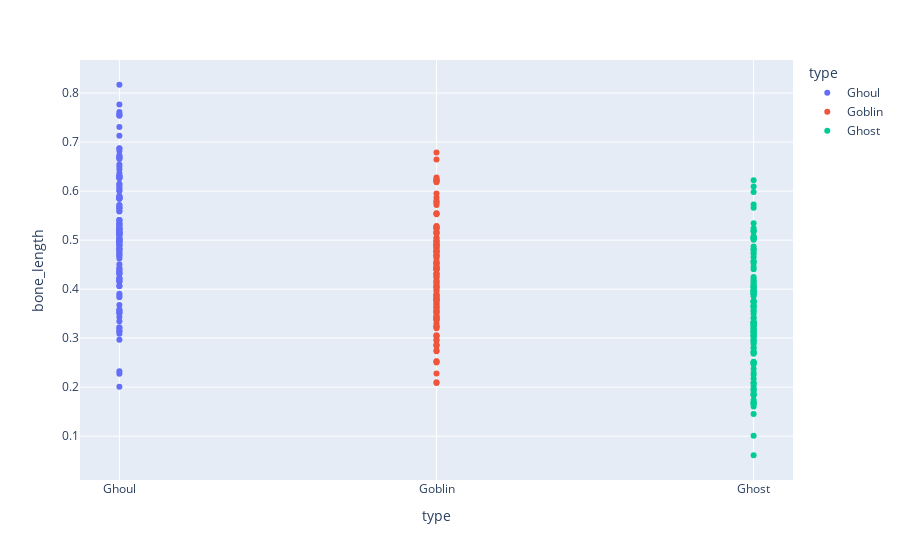

The code cell stored with this chart in its notebook:
### Markdown cell above
Gráficos de dispersion:

### Code cell
# Tomando 'bone_length'
px.scatter(Datos,x='type',y='bone_length',color='type')

### Figure 1 — Plotly figure (JSON) as saved in the notebook; plotly's stock layout.template omitted (floating-point values rounded to 4 significant figures; data arrays with more than 128 entries replaced by an {"elided": "..."} marker saying what was removed)
{"data": [{"hovertemplate": "type=%{x}<br>bone_length=%{y}<extra></extra>", "legendgroup": "Ghoul", "marker": {"color": "#636efa", "symbol": "circle"}, "mode": "markers", "name": "Ghoul", "orientation": "v", "showlegend": true, "type": "scatter", "x": {"elided": "129 str values"}, "xaxis": "x", "y": {"elided": "129 float values"}, "yaxis": "y"}, {"hovertemplate": "type=%{x}<br>bone_length=%{y}<extra></extra>", "legendgroup": "Goblin", "marker": {"color": "#EF553B", "symbol": "circle"}, "mode": "markers", "name": "Goblin", "orientation": "v", "showlegend": true, "type": "scatter", "x": ["Goblin", "Goblin", "Goblin", "Goblin", "Goblin", "Goblin", "Goblin", "Goblin", "Goblin", "Goblin", "Goblin", "Goblin", "Goblin", "Goblin", "Goblin", "Goblin", "Goblin", "Goblin", "Goblin", "Goblin", "Goblin", "Goblin", "Goblin", "Goblin", "Goblin", "Goblin", "Goblin", "Goblin", "Goblin", "Goblin", "Goblin", "Goblin", "Goblin", "Goblin", "Goblin", "Goblin", "Goblin", "Goblin", "Goblin", "Goblin", "Goblin", "Goblin", "Goblin", "Goblin", "Goblin", "Goblin", "Goblin", "Goblin", "Goblin", "Goblin", "Goblin", "Goblin", "Goblin", "Goblin", "Goblin", "Goblin", "Goblin", "Goblin", "Goblin", "Goblin", "Goblin", "Goblin", "Goblin", "Goblin", "Goblin", "Goblin", "Goblin", "Goblin", "Goblin", "Goblin", "Goblin", "Goblin", "Goblin", "Goblin", "Goblin", "Goblin", "Goblin", "Goblin", "Goblin", "Goblin", "Goblin", "Goblin", "Goblin", "Goblin", "Goblin", "Goblin", "Goblin", "Goblin", "Goblin", "Goblin", "Goblin", "Goblin", "Goblin", "Goblin", "Goblin", "Goblin", "Goblin", "Goblin", "Goblin", "Goblin", "Goblin", "Goblin", "Goblin", "Goblin", "Goblin", "Goblin", "Goblin", "Goblin", "Goblin", "Goblin", "Goblin", "Goblin", "Goblin", "Goblin", "Goblin", "Goblin", "Goblin", "Goblin", "Goblin", "Goblin", "Goblin", "Goblin", "Goblin", "Goblin", "Goblin"], "xaxis": "x", "y": [0.5756, 0.4057, 0.3993, 0.4317, 0.3516, 0.5134, 0.5032, 0.3744, 0.3885, 0.4924, 0.4117, 0.3042, 0.5545, 0.5237, 0.385, 0.2872, 0.3629, 0.2952, 0.6277, 0.6785, 0.5153, 0.6224, 0.2086, 0.491, 0.4808, 0.4983, 0.4858, 0.3441, 0.4646, 0.3788, 0.6195, 0.5803, 0.3654, 0.4315, 0.3059, 0.2525, 0.4527, 0.4409, 0.4767, 0.4891, 0.4539, 0.2735, 0.3395, 0.5054, 0.3877, 0.6178, 0.3583, 0.3248, 0.2971, 0.3516, 0.3795, 0.3842, 0.3693, 0.4245, 0.529, 0.5278, 0.3297, 0.4069, 0.3899, 0.2527, 0.4768, 0.4308, 0.4973, 0.446, 0.595, 0.4532, 0.5715, 0.4984, 0.4712, 0.4654, 0.5255, 0.5176, 0.6221, 0.3963, 0.2279, 0.4391, 0.4036, 0.469, 0.285, 0.2503, 0.3396, 0.5241, 0.275, 0.2845, 0.3366, 0.4511, 0.3045, 0.5871, 0.4272, 0.4763, 0.21, 0.5144, 0.3811, 0.4917, 0.4037, 0.424, 0.3551, 0.4166, 0.4765, 0.4688, 0.441, 0.3714, 0.5778, 0.3378, 0.444, 0.3225, 0.4173, 0.4839, 0.5547, 0.3426, 0.4136, 0.6644, 0.3778, 0.3204, 0.3238, 0.6244, 0.3463, 0.3553, 0.553, 0.3626, 0.4401, 0.4455, 0.3774, 0.4867, 0.4581], "yaxis": "y"}, {"hovertemplate": "type=%{x}<br>bone_length=%{y}<extra></extra>", "legendgroup": "Ghost", "marker": {"color": "#00cc96", "symbol": "circle"}, "mode": "markers", "name": "Ghost", "orientation": "v", "showlegend": true, "type": "scatter", "x": ["Ghost", "Ghost", "Ghost", "Ghost", "Ghost", "Ghost", "Ghost", "Ghost", "Ghost", "Ghost", "Ghost", "Ghost", "Ghost", "Ghost", "Ghost", "Ghost", "Ghost", "Ghost", "Ghost", "Ghost", "Ghost", "Ghost", "Ghost", "Ghost", "Ghost", "Ghost", "Ghost", "Ghost", "Ghost", "Ghost", "Ghost", "Ghost", "Ghost", "Ghost", "Ghost", "Ghost", "Ghost", "Ghost", "Ghost", "Ghost", "Ghost", "Ghost", "Ghost", "Ghost", "Ghost", "Ghost", "Ghost", "Ghost", "Ghost", "Ghost", "Ghost", "Ghost", "Ghost", "Ghost", "Ghost", "Ghost", "Ghost", "Ghost", "Ghost", "Ghost", "Ghost", "Ghost", "Ghost", "Ghost", "Ghost", "Ghost", "Ghost", "Ghost", "Ghost", "Ghost", "Ghost", "Ghost", "Ghost", "Ghost", "Ghost", "Ghost", "Ghost", "Ghost", "Ghost", "Ghost", "Ghost", "Ghost", "Ghost", "Ghost", "Ghost", "Ghost", "Ghost", "Ghost", "Ghost", "Ghost", "Ghost", "Ghost", "Ghost", "Ghost", "Ghost", "Ghost", "Ghost", "Ghost", "Ghost", "Ghost", "Ghost", "Ghost", "Ghost", "Ghost", "Ghost", "Ghost", "Ghost", "Ghost", "Ghost", "Ghost", "Ghost", "Ghost", "Ghost", "Ghost", "Ghost", "Ghost", "Ghost"], "xaxis": "x", "y": [0.5661, 0.3143, 0.2809, 0.2508, 0.5241, 0.229, 0.4651, 0.4564, 0.395, 0.2881, 0.4569, 0.5343, 0.2681, 0.4451, 0.3973, 0.3043, 0.5042, 0.6096, 0.425, 0.3114, 0.3908, 0.349, 0.237, 0.5186, 0.487, 0.5168, 0.3752, 0.1971, 0.3415, 0.3135, 0.4718, 0.2079, 0.3183, 0.5198, 0.2988, 0.3179, 0.4809, 0.365, 0.2956, 0.5725, 0.3733, 0.4114, 0.5982, 0.3034, 0.3263, 0.4212, 0.3329, 0.2918, 0.3215, 0.2505, 0.1929, 0.3067, 0.404, 0.2248, 0.4811, 0.327, 0.06103, 0.1451, 0.1009, 0.3404, 0.306, 0.5073, 0.2089, 0.2717, 0.4521, 0.2489, 0.3998, 0.4151, 0.2725, 0.3283, 0.4082, 0.3105, 0.3901, 0.1689, 0.4753, 0.3678, 0.3236, 0.391, 0.3648, 0.1842, 0.2697, 0.1605, 0.2519, 0.4044, 0.3956, 0.3852, 0.5022, 0.6224, 0.5038, 0.3741, 0.1842, 0.3907, 0.2464, 0.1844, 0.3321, 0.4057, 0.4173, 0.1678, 0.5005, 0.354, 0.1736, 0.1947, 0.1878, 0.2172, 0.397, 0.3619, 0.1686, 0.3765, 0.2799, 0.1652, 0.3324, 0.2031, 0.357, 0.4404, 0.5076, 0.3319, 0.2949], "yaxis": "y"}], "layout": {"legend": {"title": {"text": "type"}, "tracegroupgap": 0}, "margin": {"t": 60}, "xaxis": {"anchor": "y", "categoryarray": ["Ghoul", "Goblin", "Ghost"], "categoryorder": "array", "domain": [0, 1], "title": {"text": "type"}}, "yaxis": {"anchor": "x", "domain": [0, 1], "title": {"text": "bone_length"}}}}
